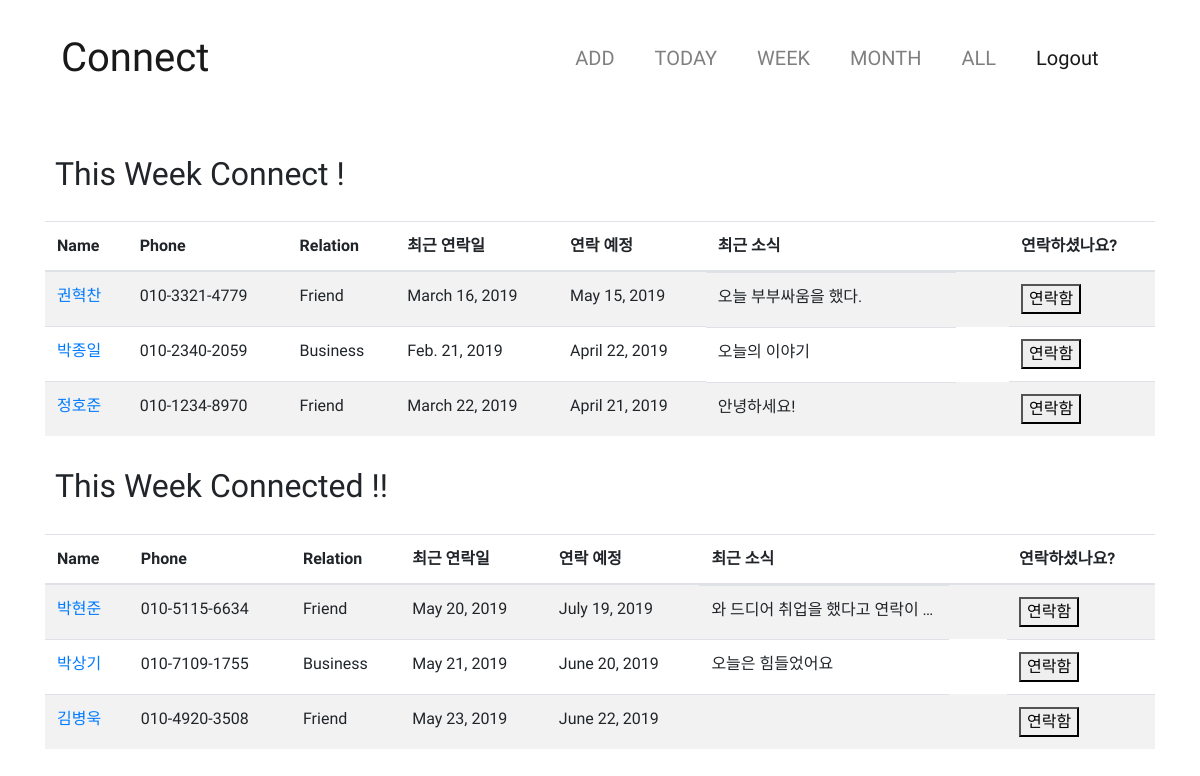
The page /weeklist/ (signed in) on the database its author committed.
### friends/models.py (models this page shows, shortened)
class Friends(models.Model):
    friend_name = models.CharField(max_length=50)
    user = models.ForeignKey(User, on_delete=models.CASCADE, related_name='user')
    friend_mobile = models.CharField(max_length=13) #12자리만 받으려면 어떻게 해야하지?
    Agroup = "Agroup"
    Bgroup = "Bgroup"
    Cgroup = "Cgroup"
    Dgroup = "Dgroup"
    GRADE = (
        (Agroup, "A-Group"),
        (Bgroup, "B-Group"),
        (Cgroup, "C-Group"),
        (Dgroup, "D-Group"),
    )
    friend_group = models.CharField(max_length=10, choices=GRADE, default=Bgroup)
    Friend = "Friend"
    Business = "Business"
    Family = "Family"
    Another = "Another"
    RELATIONSHIP = (
        (Friend, "Friend"),
        (Business, "Business"),
        (Family, "Family"),
        (Another, "Another")
    )
    friend_relation = models.CharField(max_length=10, choices=RELATIONSHIP, default=Business)
    latest_connect = models.DateField(default=date.today)
    friend_memo = models.CharField(max_length=500)
    scheduled_connect = models.DateField(blank=True)

class Comment(models.Model):
    friend = models.ForeignKey(Friends, on_delete=models.CASCADE, related_name='friend')
    comment_created = models.DateTimeField(auto_now_add=True)
    comment_contents = models.CharField(max_length=300)
    class Meta:
        ordering = ['-comment_created']

### friends/views.py (the view)
# urls.py: path('weeklist/', FriendWeekList.as_view(), name='weeklist'),
class FriendWeekList(ListView):
    model = Friends
    template_name_suffix = "_weeklist"
    def get_context_data(self, **kwargs):
        context = super().get_context_data(**kwargs)
        now = time.localtime()
        week = ('월', '화', '수', '목', '금', '토', '일')
        week1 = {'월':0 , '화':1, '수':2, '목':3, '금':4, '토':5, '일':6 }
        today = (week[now.tm_wday])
        day = date.today().strftime('%d')
        month = date.today().strftime('%m')
        monday = int(day) - week1[today]
        sunday = monday + 6
        this_week_q = Q(scheduled_connect__month=month,scheduled_connect__day__gte=monday, scheduled_connect__day__lte=sunday)
        past_day_q = Q(scheduled_connect__lte=date.today())
        this_week_connected_q = Q(latest_connect__month=month, latest_connect__day__gte=monday, latest_connect__day__lte=sunday)
        context['object_list'] = Friends.objects.filter(this_week_q | past_day_q)
        context['this_week_connected'] = Friends.objects.filter(this_week_connected_q)
        for object in context['object_list']:
            object.recently_comment = object.friend.all()[0] if object.friend.all() else None
        for object in context['this_week_connected']:
            object.recently_comments = object.friend.all()[0] if object.friend.all() else None
        return context

### friends/templates/friends/friends_weeklist.html (shortened to what this page needs)
{% extends 'base.html' %}
{% block content %}
    <br>
    <h2><div style="padding: 15px 0px 20px 10px">This Week Connect !</div></h2>
    <table class="table table-striped">
        <thead>
        <tr>
            <th scope="col">Name</th>
            <th scope="col">Phone</th>
            <th scope="col">Relation</th>
            <th scope="col">최근 연락일</th>
            <th scope="col">연락 예정</th>
            <th scope="col">최근 소식</th>
            <th scope="col">연락하셨나요?</th>
        </tr>
        </thead>
        <tbody>
        {% for object in object_list %}
            {% if object.user == request.user %}
                <tr>
                    <td><a href="{% url 'friend:detail' object.id%}"> {{ object.friend_name }}</a></td>
                    <td>{{ object.friend_mobile }}</td>
                    <td>{{ object.friend_relation }}</td>
                    <td id="change{{ object.id }}">{{ object.latest_connect }}</td>
                    <td id="scheduled{{ object.id }}">{{ object.scheduled_connect }}</td>
                    <td class="memo">{{ object.recently_comment.comment_contents }}</td>
                     <td>
                        <BUTTON onclick="connect('{{ object.id }}')">연락함</BUTTON>
                    </td>
                </tr>
            {% endif %}
        {% endfor %}
        </tbody>
    </table>
    <h2><div style="padding: 15px 0px 20px 10px">This Week Connected !!</div></h2>
    <table class="table table-striped">
        <thead>
        <tr>
            <th scope="col">Name</th>
            <th scope="col">Phone</th>
            <th scope="col">Relation</th>
            <th scope="col">최근 연락일</th>
            <th scope="col">연락 예정</th>
            <th scope="col">최근 소식</th>
            <th scope="col">연락하셨나요?</th>
        </tr>
        </thead>
        <tbody>
        {% for object in this_week_connected %}
            {% if object.user == request.user %}
                <tr>
                    <td><a href="{% url 'friend:detail' object.id%}"> {{ object.friend_name }}</a></td>
                    <td>{{ object.friend_mobile }}</td>
                    <td>{{ object.friend_relation }}</td>
                    <td id="change{{ object.id }}">{{ object.latest_connect }}</td>
                    <td id="scheduled{{ object.id }}">{{ object.scheduled_connect }}</td>
                    <td class="memo">{{ object.recently_comments.comment_contents }}</td>
                     <td>
                        <BUTTON onclick="connect('{{ object.id }}')">연락함</BUTTON>
                    </td>
                </tr>
            {% endif %}
        {% endfor %}
        </tbody>
    </table>
{% endblock %}

### friends/templates/friends/friends_weeklist.html (style rules this page uses)
.memo { display: inline-block; width: 250px; white-space: nowrap; overflow: hidden; text-overflow: ellipsis; }

### rows shown on the page
Friends: friend_name "권혁찬", friend_mobile "010-3321-4779", friend_relation "Friend", latest_connect "March 16, 2019", scheduled_connect "May 15, 2019", recently_comment.comment_contents "오늘 부부싸움을 했다."
Friends: friend_name "박종일", friend_mobile "010-2340-2059", friend_relation "Business", latest_connect "Feb. 21, 2019", scheduled_connect "April 22, 2019", recently_comment.comment_contents "오늘의 이야기"
Friends: friend_name "정호준", friend_mobile "010-1234-8970", friend_relation "Friend", latest_connect "March 22, 2019", scheduled_connect "April 21, 2019", recently_comment.comment_contents "안녕하세요!"
Friends: friend_name "박현준", friend_mobile "010-5115-6634", friend_relation "Friend", latest_connect "May 20, 2019", scheduled_connect "July 19, 2019", recently_comments.comment_contents "와 드디어 취업을 했다고 연락이…"
Friends: friend_name "박상기", friend_mobile "010-7109-1755", friend_relation "Business", latest_connect "May 21, 2019", scheduled_connect "June 20, 2019", recently_comments.comment_contents "오늘은 힘들었어요"
Friends: friend_name "김병욱", friend_mobile "010-4920-3508", friend_relation "Friend", latest_connect "May 23, 2019", scheduled_connect "June 22, 2019"
